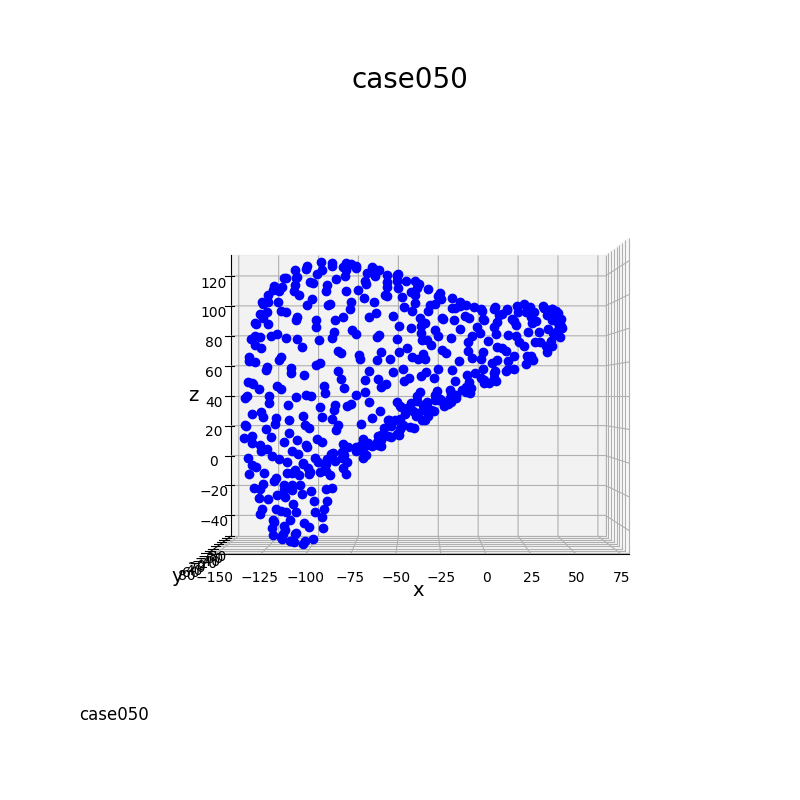
#> input picture src/notebooks/case050.png, 800 x 800 px
$ python post_process_grid_image.py notebooks/case050.png
#> lines starting #> are read from the running program, lines starting #| are printed output that depends on the picture
import matplotlib.pyplot as plt
import numpy as np
from PIL import Image
import os
from matplotlib.patches import FancyArrowPatch
from matplotlib.collections import LineCollection
import matplotlib as mpl
mpl.rcParams['mathtext.fontset'] = 'stix'


def draw_gradient_arrow(ax, start, end, color, n=100, label=None, label_offset=(0,0), label_color=None):
    # start, end: (x, y)
    # color: (r,g,b) 终点色，起点为黑
    x = np.linspace(start[0], end[0], n)
    y = np.linspace(start[1], end[1], n)
    # 渐变色
    colors = np.linspace([0,0,0], color, n)
    points = np.array([x, y]).T.reshape(-1,1,2)
    segments = np.concatenate([points[:-1], points[1:]], axis=1)
    lc = LineCollection(segments, colors=colors, linewidths=4, zorder=10)
    ax.add_collection(lc)
    # 箭头
    ax.annotate('', xy=end, xytext=(x[-2], y[-2]), arrowprops=dict(arrowstyle='->', color=color, lw=4), zorder=11)
    # 标签
    if label:
        ax.text(end[0]+label_offset[0], end[1]+label_offset[1], label, color=label_color or color, fontsize=30, ha='center', va='center', zorder=12)

def add_labels_and_xyz_colorbar(
    grid_img_path,
    out_path=None,
    case_left="Case132",
    case_right="Case049",
    z1_label="Latent Variables $z_1$",
    z2_label="Latent Variables $z_2$",
    xyz_tick=20,
    pad=120,
    xyz_legend_size=180
):
    # 读取grid图像
#> called with grid_img_path = 'notebooks/case050.png', case_left = 'Case132', case_right = 'Case049', z1_label = 'Latent Variables $z_1$', z2_label = 'Latent Variables $z_2$', xyz_tick = 20, pad = 120, xyz_legend_size = 180
    grid_im = Image.open(grid_img_path)
#> grid_im is the input picture: PIL image 800x800 RGBA; mean R, G, B, A 239.5, 239.5, 250.5, 255
    grid_w, grid_h = grid_im.size
#> grid_w = 800; grid_h = 800
    # 新建大画布
    fig_w = grid_w + pad * 2 + xyz_legend_size
#> fig_w = 1220
    fig_h = grid_h + pad * 2 + xyz_legend_size
#> fig_h = 1220
    dpi = 100
    fig = plt.figure(figsize=(fig_w/dpi, fig_h/dpi), dpi=dpi)
    ax = plt.gca()
    ax.axis('off')
    # 画底图
    ax.imshow(np.ones((fig_h, fig_w, 3)), extent=[0, fig_w, fig_h, 0])  # 白底
    ax.imshow(grid_im, extent=[pad, pad+grid_w, pad, pad+grid_h])
    # 上方双向箭头和z1标签（修正位置）
    arrow_y = pad+grid_h+50  # 距离画布顶部40像素
#> arrow_y = 970
    label_y = pad+grid_h+80  # 距离画布顶部10像素
#> label_y = 1000
    ax.annotate('', xy=(pad+grid_w, arrow_y), xytext=(pad, arrow_y),
                arrowprops=dict(arrowstyle="<->", lw=2), zorder=20)
    ax.text(pad-10, arrow_y, case_left, fontsize=50, ha='right', va='center')
    #ax.text(pad+grid_w+10, arrow_y, case_right, fontsize=18, ha='left', va='center')
    ax.text(pad+grid_w/2, label_y, z1_label, fontsize=50, ha='center', va='bottom')
    # 右侧双向箭头和z2标签
    arrow_x = pad+grid_w+50
#> arrow_x = 970
    ax.annotate('', xy=(arrow_x, pad), xytext=(arrow_x, pad+grid_h),
                arrowprops=dict(arrowstyle="<->", lw=2), zorder=20)
    ax.text(arrow_x, pad-10, case_right, fontsize=50, ha='center', va='top')
    #ax.text(arrow_x, pad-10, case_left, fontsize=18, ha='center', va='bottom')
    ax.text(arrow_x+35, pad+grid_h/2, z2_label, fontsize=50, ha='left', va='center', rotation=90)
    # 右下角渐变xyz colorbar
    # 坐标系原点
    cb_x0 = 30
    cb_y0 = 30
    L = 80
    # x轴：红
    draw_gradient_arrow(ax, (cb_x0, cb_y0), (cb_x0+L, cb_y0), color=(1,0,0), label=f'x\n{xyz_tick}mm', label_offset=(90,0), label_color='red')
    # y轴：绿
    draw_gradient_arrow(ax, (cb_x0, cb_y0), (cb_x0-L*0.7, cb_y0-L*0.7), color=(0,1,0), label=f'y\n{xyz_tick}mm', label_offset=(-100,20), label_color='green')
    # z轴：蓝
    draw_gradient_arrow(ax, (cb_x0, cb_y0), (cb_x0, cb_y0+L), color=(0,0,1), label=f'z\n{xyz_tick}mm', label_offset=(0,60), label_color='blue')
    # 原点黑点
    ax.scatter([cb_x0], [cb_y0], color='k', s=30, zorder=15)
    # xyz标签
    # 已在箭头终点加
    # 保存
    if out_path is None:
        base, ext = os.path.splitext(grid_img_path)
        out_path = base + '_final.png'
    plt.savefig(out_path, bbox_inches='tight', pad_inches=0.1, dpi=dpi)
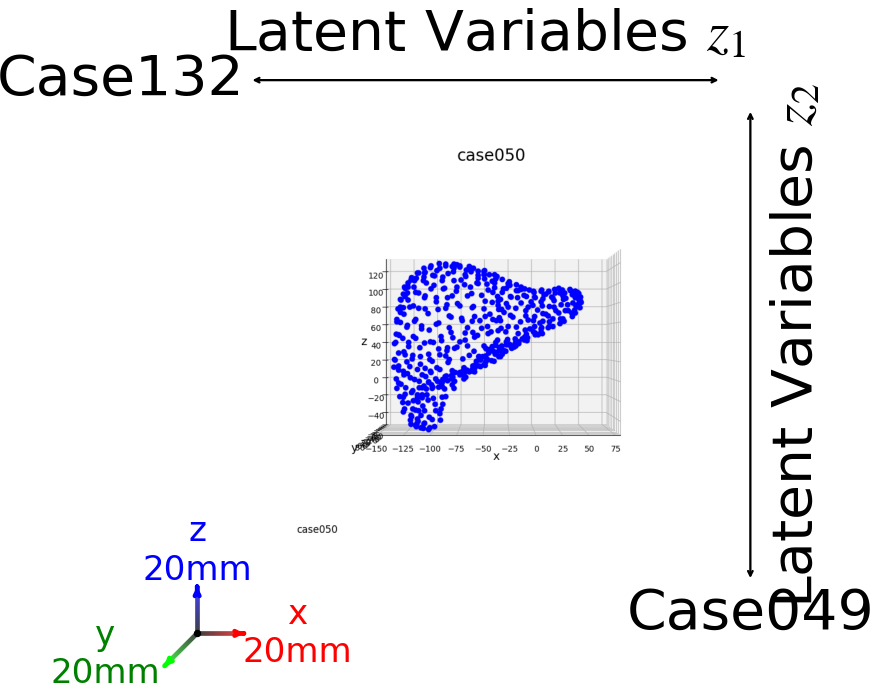
#> figure drawn by matplotlib, 1 panel
    plt.close(fig)
    print(f"Saved: {out_path}")

if __name__ == '__main__':
    import argparse
    parser = argparse.ArgumentParser()
    parser.add_argument('grid_img_path', help='Path to grid image (png)')
    parser.add_argument('--out', default=None, help='Output path')
    parser.add_argument('--case_left', default='Case132')
    parser.add_argument('--case_right', default='Case049')
    parser.add_argument('--z1_label', default='Latent Variables $z_1$')
    parser.add_argument('--z2_label', default='Latent Variables $z_2$')
    args = parser.parse_args()
    add_labels_and_xyz_colorbar(
        args.grid_img_path,
        out_path=args.out,
        case_left=args.case_left,
        case_right=args.case_right,
        z1_label=args.z1_label,
        z2_label=args.z2_label
    )
